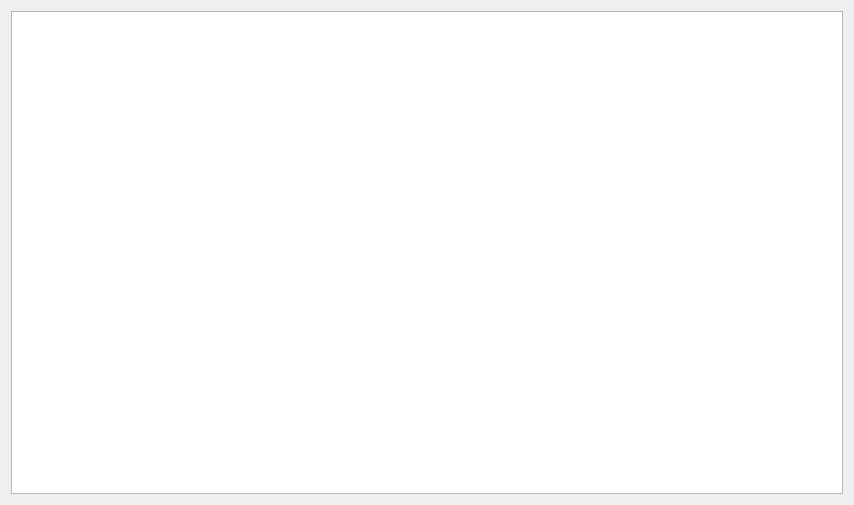
<?xml version="1.0" encoding="UTF-8"?>
<ui version="4.0">
 <class>TestBase</class>
 <widget class="QDialog" name="TestBase">
  <property name="geometry">
   <rect>
    <x>0</x>
    <y>0</y>
    <width>854</width>
    <height>505</height>
   </rect>
  </property>
  <property name="windowTitle">
   <string>Dialog</string>
  </property>
  <layout class="QGridLayout" name="gridLayout">
   <item row="0" column="0">
    <widget class="QGraphicsView" name="graphicsView"/>
   </item>
  </layout>
 </widget>
 <resources/>
 <connections/>
</ui>
